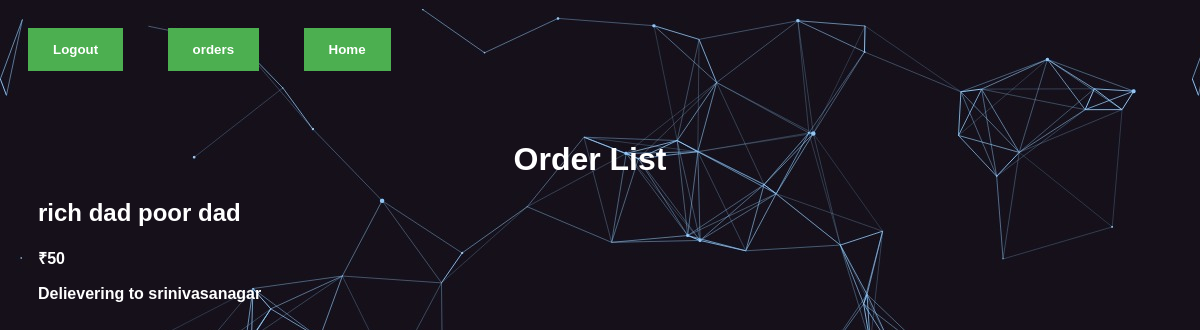
The app's page /orders/ (signed in), older data.
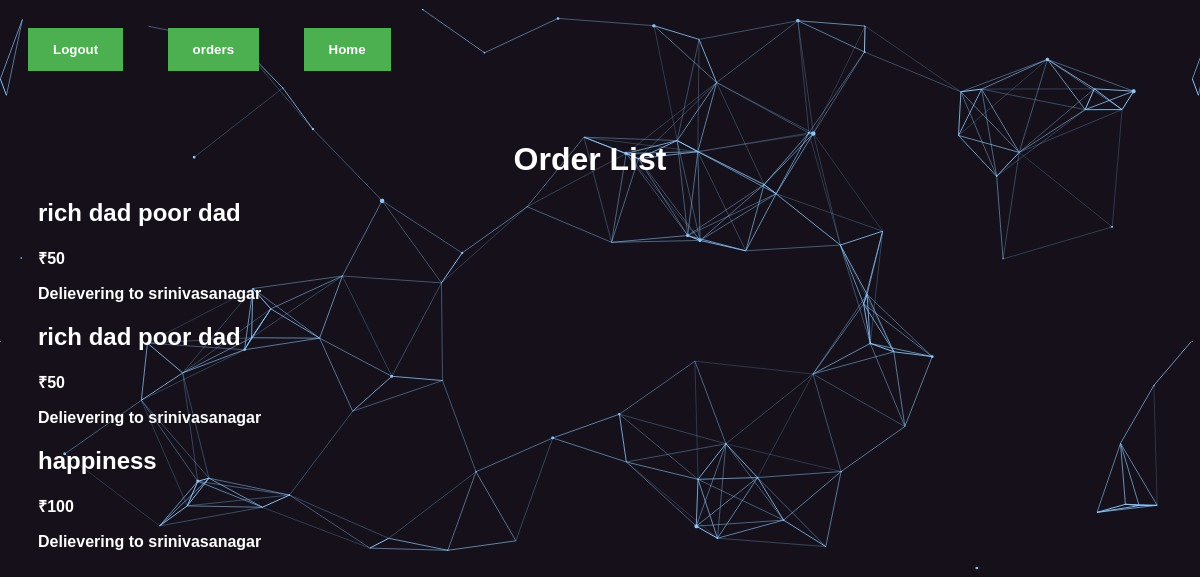
The same page, newer data.
### orders/models.py (models this page shows, shortened)
class Orders(models.Model):
    username = models.CharField(max_length = 100)
    productname = models.CharField(max_length = 100)
    cost = models.IntegerField()
    customer_address = models.CharField(max_length = 250)
    city = models.CharField(max_length = 50)
    pincode = models.IntegerField()
    phone = models.BigIntegerField()
    def getcost(self):
        return '₹' + str(self.cost)
    def getaddress(self):
        return "Delievering to " + self.customer_address

### orders/views.py (the view)
# urls.py: path('', views.order_details, name = 'order_details'),
@login_required(login_url = "/accounts/login/")
def order_details(request):
    if request.method == 'POST':
        product = Product.objects.get(id = request.POST.get('id'))
        if product.items_remaining >= 1:
            customer = Customer.objects.get(UserName = request.user)
            order = Orders( username = request.user,
                            productname = product.name,
                            cost = product.cost,
                            customer_address = customer.Address,
                            city = customer.City,
                            pincode = customer.Pincode,
                            phone = customer.Phone)
            order.save()
            product.items_remaining = product.items_remaining -1
            product.save()
            return redirect('home')
        else:
            return HttpResponse("Out of Stock")
    else:
        orders = Orders.objects.filter(username = request.user)
        return render(request, 'orders/order_list.html', {'orders': orders})

### orders/templates/orders/order_list.html
{% extends 'base_layout.html' %}
{% block content %}
    <h1>Order List</h1>
    <div class="orders">
        {% for order in orders %}
            <div class="order">
                <h2>{{ order.productname }}</h2>
                <p>{{ order.getcost }}</p>
                <p>{{ order.getaddress }}</p>
            </div>
        {% endfor %}
    </div>
{% endblock %}

### templates/base_layout.html (shortened to what this page needs)
{% load static %}
<!DOCTYPE html>
<html lang="en" dir="ltr">
    <head>
        <link rel="stylesheet" href="{% static 'style.css' %}">
    </head>
    <body>
        <div class="base">
            {% if user.is_authenticated %}
                <form class="active" action="{% url 'accounts:logout' %}" method="post">
                    <button type="submit">Logout</button>
                </form>
                <form class="active" action="{% url 'orders:order_details' %}" method="get">
                    <input type="submit" name="orders" value="orders">
                </form>
                <form class="active" action="{% url 'products:product_list' %}" method="get">
                    <input type="submit" name="home" value="Home">
                </form>
            {% endif %}
        </div>
        <div class="wrapper">
            {% block content %}
            {% endblock %}
        </div>
    </body>
</html>

### assets/style.css (style rules this page uses)
body { font-weight: bold; color : white; background-image: url(cool-background.jpeg); font-family: Arial, Helvetica, sans-serif; }
button , input[type = submit] { background-color: #4CAF50; color: white; padding: 14px 25px; margin: 20px 20px; border: none; cursor: pointer; font-weight: bold; }
.base { display: inline-block; }
.active { padding-left:; display: inline; }
.wrapper { margin-top: 50px; margin-bottom: 50px; margin-left: 30px; margin-right: 50px; }
h1 { text-align: center; }

Row changes from the older to the newer data that the page shows:
added Orders: productname "rich dad poor dad", getcost "₹50", getaddress "Delievering to srinivasanagar"
added Orders: productname "happiness", getcost "₹100", getaddress "Delievering to srinivasanagar"
